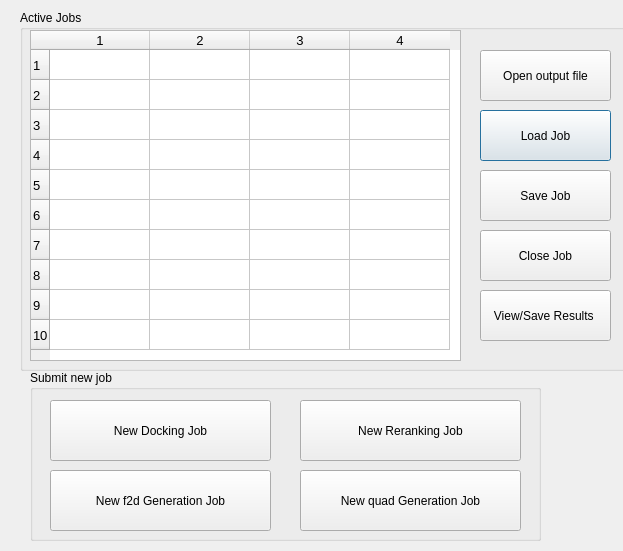
<?xml version="1.0" encoding="UTF-8"?>
<ui version="4.0">
 <class>f2dockMasterUI</class>
 <widget class="QDialog" name="f2dockMasterUI">
  <property name="geometry">
   <rect>
    <x>0</x>
    <y>0</y>
    <width>623</width>
    <height>551</height>
   </rect>
  </property>
  <property name="windowTitle">
   <string>F2Dock</string>
  </property>
  <widget class="QGroupBox" name="groupBox">
   <property name="geometry">
    <rect>
     <x>20</x>
     <y>10</y>
     <width>1011</width>
     <height>361</height>
    </rect>
   </property>
   <property name="title">
    <string>Active Jobs</string>
   </property>
   <widget class="QTableWidget" name="jobTableWidget">
    <property name="geometry">
     <rect>
      <x>10</x>
      <y>20</y>
      <width>431</width>
      <height>331</height>
     </rect>
    </property>
    <property name="font">
     <font>
      <pointsize>10</pointsize>
      <kerning>true</kerning>
     </font>
    </property>
    <property name="whatsThis">
     <string>Lists all active and open jobs</string>
    </property>
    <property name="editTriggers">
     <set>QAbstractItemView::NoEditTriggers</set>
    </property>
    <property name="dragDropOverwriteMode">
     <bool>false</bool>
    </property>
    <property name="selectionMode">
     <enum>QAbstractItemView::SingleSelection</enum>
    </property>
    <property name="selectionBehavior">
     <enum>QAbstractItemView::SelectRows</enum>
    </property>
    <property name="cornerButtonEnabled">
     <bool>false</bool>
    </property>
    <property name="rowCount">
     <number>10</number>
    </property>
    <property name="columnCount">
     <number>4</number>
    </property>
    <row/>
    <row/>
    <row/>
    <row/>
    <row/>
    <row/>
    <row/>
    <row/>
    <row/>
    <row/>
    <column/>
    <column/>
    <column/>
    <column/>
   </widget>
   <widget class="QPushButton" name="loadButton">
    <property name="geometry">
     <rect>
      <x>460</x>
      <y>100</y>
      <width>131</width>
      <height>51</height>
     </rect>
    </property>
    <property name="whatsThis">
     <string>used to store a selected job (including its parameters and state) in a job file</string>
    </property>
    <property name="text">
     <string>Load Job</string>
    </property>
   </widget>
   <widget class="QPushButton" name="saveButton">
    <property name="geometry">
     <rect>
      <x>460</x>
      <y>160</y>
      <width>131</width>
      <height>51</height>
     </rect>
    </property>
    <property name="whatsThis">
     <string>used to retrieve a selected job (including its parameters and state) in a job file</string>
    </property>
    <property name="text">
     <string>Save Job</string>
    </property>
   </widget>
   <widget class="QPushButton" name="resultButton">
    <property name="geometry">
     <rect>
      <x>460</x>
      <y>280</y>
      <width>131</width>
      <height>51</height>
     </rect>
    </property>
    <property name="whatsThis">
     <string>Launches a dialog to view the results of docking/reranking</string>
    </property>
    <property name="text">
     <string>View/Save Results </string>
    </property>
   </widget>
   <widget class="QPushButton" name="closeButton">
    <property name="geometry">
     <rect>
      <x>460</x>
      <y>220</y>
      <width>131</width>
      <height>51</height>
     </rect>
    </property>
    <property name="text">
     <string>Close Job</string>
    </property>
   </widget>
   <widget class="QPushButton" name="createButton">
    <property name="geometry">
     <rect>
      <x>460</x>
      <y>40</y>
      <width>131</width>
      <height>51</height>
     </rect>
    </property>
    <property name="sizePolicy">
     <sizepolicy hsizetype="Minimum" vsizetype="Fixed">
      <horstretch>0</horstretch>
      <verstretch>0</verstretch>
     </sizepolicy>
    </property>
    <property name="whatsThis">
     <string>used to store a selected job (including its parameters and state) in a job file</string>
    </property>
    <property name="text">
     <string>Open output file</string>
    </property>
   </widget>
  </widget>
  <widget class="QGroupBox" name="groupBox_2">
   <property name="geometry">
    <rect>
     <x>30</x>
     <y>370</y>
     <width>511</width>
     <height>171</height>
    </rect>
   </property>
   <property name="title">
    <string>Submit new job</string>
   </property>
   <widget class="QPushButton" name="dockButton">
    <property name="geometry">
     <rect>
      <x>20</x>
      <y>30</y>
      <width>221</width>
      <height>61</height>
     </rect>
    </property>
    <property name="text">
     <string>New Docking Job</string>
    </property>
   </widget>
   <widget class="QPushButton" name="rerankButton">
    <property name="geometry">
     <rect>
      <x>270</x>
      <y>30</y>
      <width>221</width>
      <height>61</height>
     </rect>
    </property>
    <property name="text">
     <string>New Reranking Job</string>
    </property>
   </widget>
   <widget class="QPushButton" name="quadGenButton">
    <property name="geometry">
     <rect>
      <x>270</x>
      <y>100</y>
      <width>221</width>
      <height>61</height>
     </rect>
    </property>
    <property name="text">
     <string>New quad Generation Job</string>
    </property>
   </widget>
   <widget class="QPushButton" name="f2dGenButton">
    <property name="geometry">
     <rect>
      <x>20</x>
      <y>100</y>
      <width>221</width>
      <height>61</height>
     </rect>
    </property>
    <property name="text">
     <string>New f2d Generation Job</string>
    </property>
   </widget>
  </widget>
 </widget>
 <resources/>
 <connections/>
</ui>
